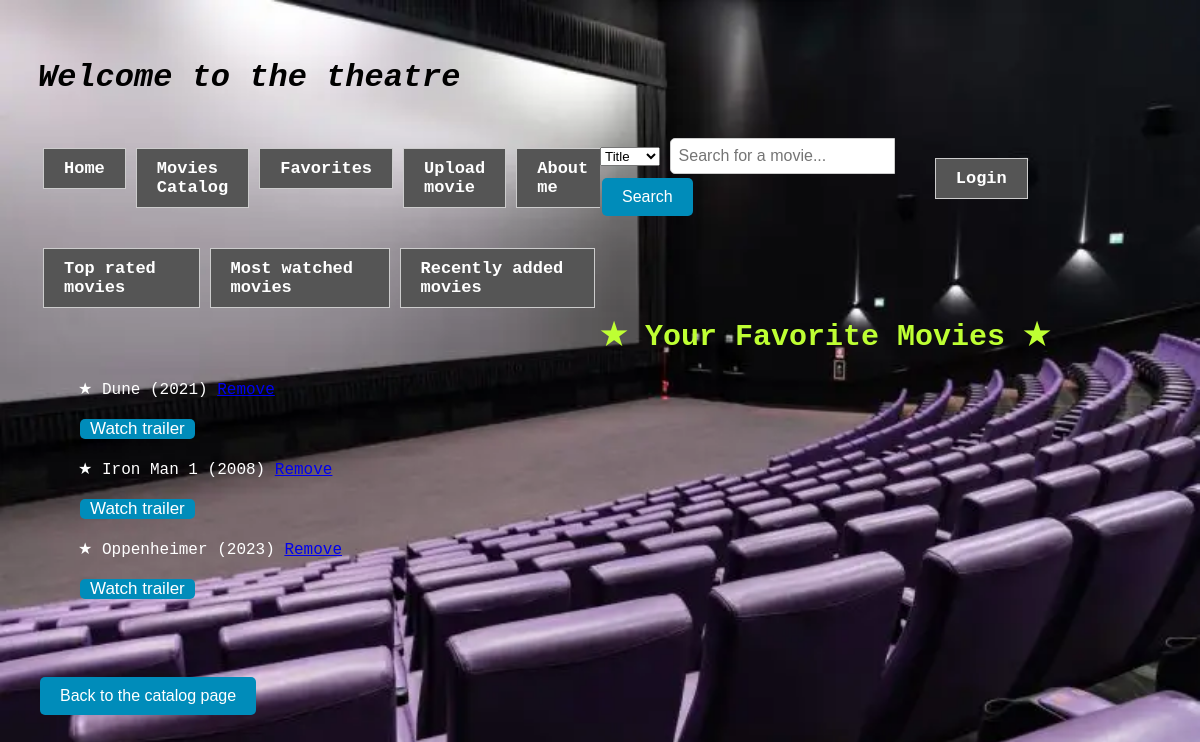
/catalog/favorites/ (signed in), run on the app's committed database.
### madb_backend/models.py (models this page shows, shortened)
class FavoriteMovie(models.Model):
    user = models.ForeignKey(User, on_delete=models.CASCADE)
    movie = models.ForeignKey(moviesCatalog, on_delete=models.CASCADE)
    added_at = models.DateTimeField(auto_now_add=True)
    class Meta:
        verbose_name = _("Favorite Movie")
        verbose_name_plural = _("Favorite Movies")

class moviesCatalog(models.Model):
    title = models.CharField(max_length=200)
    description = models.TextField(max_length=1000, blank=True)
    image = models.ImageField(upload_to="images/movies/")
    genre = models.CharField(choices=GENRE_CHOICES, max_length=7)
    releaseDate = models.IntegerField()
    director = models.CharField(max_length=50, blank=True)
    userRating = models.CharField(choices=USER_RATING, max_length=14, blank=True)
    viewsCount = models.IntegerField(default=0, blank=True)
    trailerLink = models.CharField(default="", max_length=200, blank=True)
    movieSummary = models.TextField(max_length=10000, default="", blank=True)
    movieSynopsis = models.TextField(max_length=20000, default="", blank=True)

### madb_backend/views.py (the view)
# urls.py: path('catalog/favorites/', views.favorite_movies, name='favorites'),
@login_required
def favorite_movies(request):
    favorite_movies = FavoriteMovie.objects.filter(user=request.user)
    return render(request, 'clients/favorite_movies.html', {'favorite_movies': favorite_movies})

### madb_backend/templates/clients/favorite_movies.html (shortened to what this page needs)
{% extends 'movie_catalog/pages/base.html' %}
{% block content %}
<br><br><br>
<h2 style="color: #BEFF33; font-size: 30px; text-align: left">&#9733; Your Favorite Movies &#9733;</h2>
    {% if favorite_movies %}
    <ul>
        {% for favorite_movie in favorite_movies %}
        <p>&#9733; {{ favorite_movie.movie.title }} ({{ favorite_movie.movie.releaseDate }}) <a href="{% url 'catalog:remove_favorite_movie' favorite_movie.id %}">Remove</a></p>
        <button style="background-color: #008CBA;
                    border: none;
                    color: white;
                    padding: 0px 10px;
                    text-align: center;
                    display: inline-block;
                    font-size: 17px;
                    margin: 4px 2px;
                    cursor: pointer;
                    border-radius: 5px;"
                    ><a href="{{ favorite_movie.movie.trailerLink }}" style="text-decoration: none; color: inherit;" target="blank">Watch trailer</a></button>
    {% endfor %}
    </ul>
    {% else %}
    <b><p style="color: white; font-size: 20px; text-align: left">No favorite movies added</p><b>
{% endif %}
    <br><br><br>
    <button style="background-color: #008CBA;
        border: none;
        color: white;
        padding: 10px 20px;
        text-align: center;
        display: inline-block;
        font-size: 16px;
        margin: 4px 2px;
        cursor: pointer;
        border-radius: 5px;"
        ><a href="/catalog/" style="text-decoration: none; color: inherit;">Back to the catalog page</button>
{% endblock %}

### data on the page
FavoriteMovie: movie "Dune", movie.releaseDate "2021"
FavoriteMovie: movie "Iron Man 1", movie.releaseDate "2008"
FavoriteMovie: movie "Oppenheimer", movie.releaseDate "2023"
